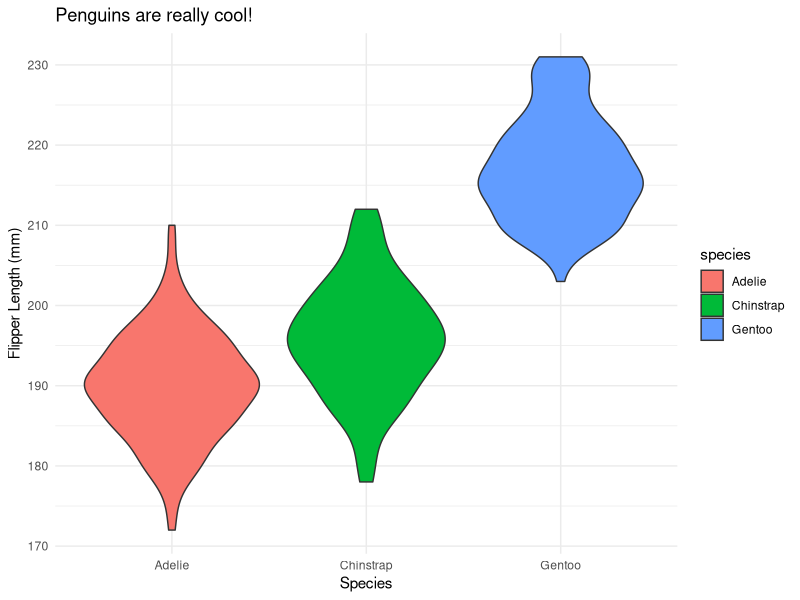

This figure's R source:
## ---- chunk 1
knitr::opts_chunk$set(echo = TRUE)
library(tidyverse)
library(palmerpenguins)
## ---- chunk 2
ggplot(data = penguins, aes(x = species, y = flipper_length_mm)) +
  geom_violin(aes(fill = species)) +
  theme_minimal() +
  labs(x = "Species",
       y = "Flipper Length (mm)",
       title = "Penguins are really cool!")
